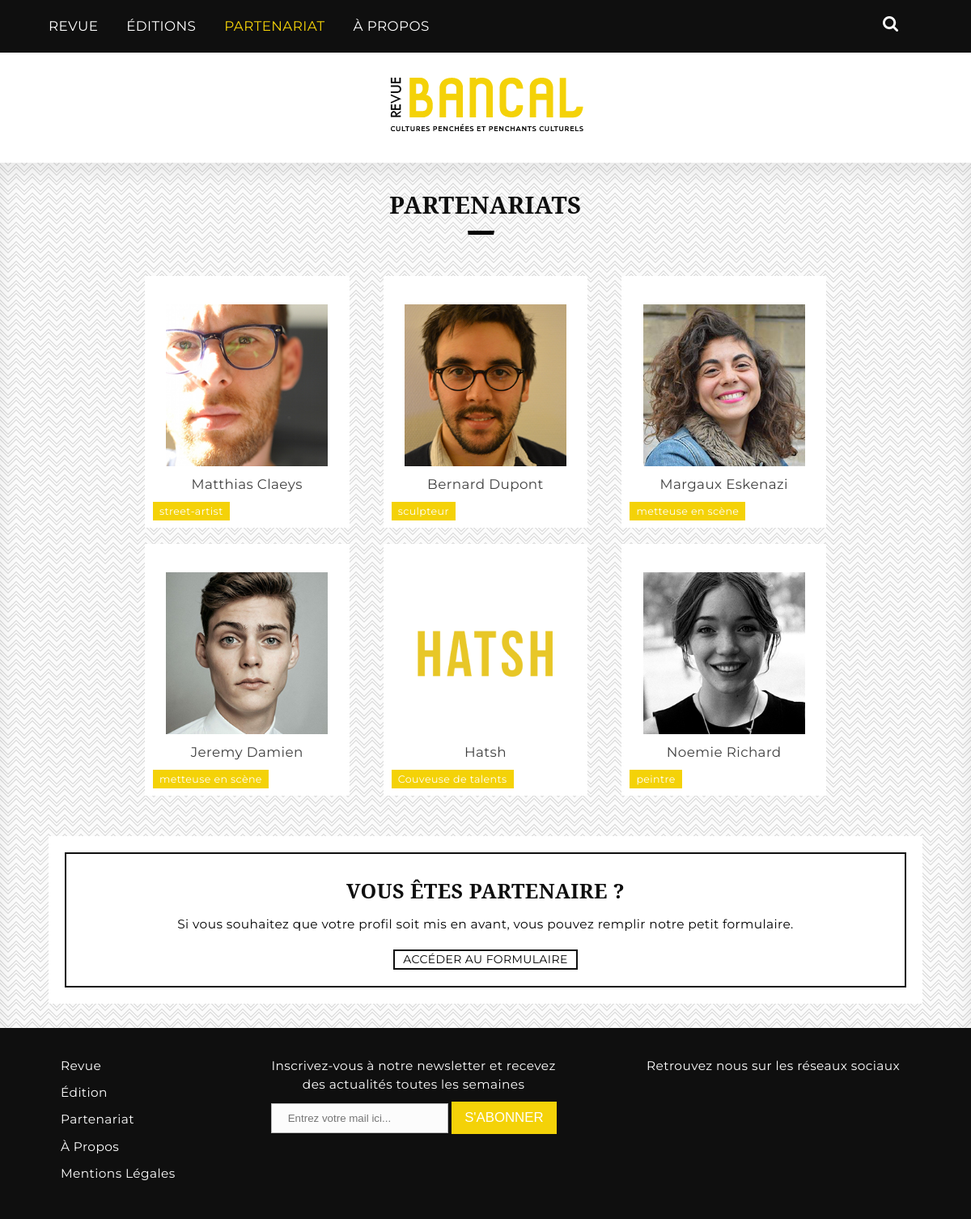
Screenshot of /listepartenaire.php?page=1 with the database file from the repository.
### tables this page shows
CREATE TABLE `partenaire` (
  `id` int(11) NOT NULL,
  `created` datetime NOT NULL,
  `updated` datetime NOT NULL,
  `name` varchar(155) NOT NULL,
  `accroche` text NOT NULL,
  `contenus_bio` text,
  `contenus_actu` text,
  `contenus_projet` text,
  `lien_facebook` varchar(255) DEFAULT NULL,
  `lien_twitter` varchar(255) DEFAULT NULL,
  `lien_instagram` varchar(255) DEFAULT NULL,
  `lien_youtube` varchar(255) DEFAULT NULL,
  `lien_soundcloud` varchar(255) DEFAULT NULL,
  `lien_email` varchar(255) DEFAULT NULL,
  `metier` varchar(50) DEFAULT NULL,
  `image_avant` varchar(255) NOT NULL,
  `etat` tinyint(1) NOT NULL,
  `slider` tinyint(1) NOT NULL,
  `image_slider` varchar(255) DEFAULT NULL,
  `editeur_partenaire` varchar(255) NOT NULL
);

### includes/debutPhp.php (called while the page is built, shortened)
<?php
$filepath = $_SERVER['PHP_SELF'];
$filepath = explode('/', $filepath);
$filename = array_pop($filepath);

### listepartenaire.php (the view, shortened to what this page needs)
<?php
include('config/settings.php');
include('includes/debutPhp.php');
$nbElementPage = 9;
$un = 1;
$debutElementPage = ($_GET['page'] - $un) * $nbElementPage;
$bancal = $db->prepare('SELECT * FROM partenaire ORDER BY created DESC LIMIT :p, :n');
$bancal->bindParam(':p', $debutElementPage, PDO::PARAM_INT);
$bancal->bindParam(':n', $nbElementPage, PDO::PARAM_INT);
$bancal->execute();
?><!DOCTYPE html>
<html lang="fr">
	<head>
		<?php include('includes/head.php'); ?>
	</head>
<body>
    <?php include('includes/header.php'); ?>
    <div class="fond-pattern liste-article">
        <div class="wrapper">
            <h1 class="titre-page">Partenariats</h1>
            <hr class="half-rule">
            <div class="row">
                    <section class="col-10 col-12-t marg-1 marg-mobile">
                        <div class="row marge-bas row-wrapp wrap">
                        <?php
                        while($data = $bancal->fetch(PDO::FETCH_ASSOC)){ ?>
                            <article class="bloc-article col-4">
                                <a href="partenaire.php?id=<?= $data['id'] ?>">
                                    <figure><img class="redimension" src="data/partenaire/en_avant/<?= $data['image_avant'] ?>" alt="<?= $data['name'] ?>" /></figure>
                                    <div class="contenu-article">
                                        <p class="nom-partenaire"><?= $data['name'] ?></p>
                                        <p><?php
                                            if(isset($data['metier'])){
                                                $mot = explode(";", $data['metier']);
                                                $nbmot = count($mot);
                                                for($i=0; $i<$nbmot; $i++){?>
                                                    <span class="mot-cle"><?php echo $mot[$i]; ?></span>
                                        <?php }
                                        }?>  </p>
                                    </div>
                                </a>
                            </article>
                            <?php } ?>
                        </div>
                    </section>
                </div>
            <section class="formulaire-partenaire">
                <div class="contour">
                    <h1 class="titre-page titre-danspage">Vous êtes partenaire ?</h1>
                    <p class="text-form-partenaire">Si vous souhaitez que votre profil soit mis en avant, vous pouvez remplir notre petit formulaire.</p>
                    <div class="centre">
                        <p class="bouton_part">
                            <a href="form_partenariat.php" class="a-part">accéder au formulaire</a>
                        </p>
                    </div>
                </div>
            </section>
        </div>
    </div>
    <?php include('includes/footer.php'); ?>
</body>
</html>

### includes/head.php (shortened to what this page needs)
<link href="css/reset.css" rel="stylesheet">
<link href="css/bancal.css" rel="stylesheet">
<link href="css/bancal.grid.css" rel="stylesheet">

### includes/header.php (shortened to what this page needs)
<header class="header-top-revu">
        <div class="wrapper">
            <ul>
                <li><a <?php
			     if($filename == 'listearticle.php' || $filename == 'article.php')
				    echo 'class="active"';
			     ?> href="listearticle.php">Revue</a>
                </li>
                <li><a <?php
			     if($filename == 'listeouvrage.php')
				    echo 'class="active"';
			     ?> href="listeouvrage.php">éditions</a></li>
                <li><a <?php
			     if($filename == 'listepartenaire.php' || $filename == 'partenaire.php')
				    echo 'class="active"';
			     ?> href="listepartenaire.php">Partenariat</a></li>
                <li><a <?php
			     if($filename == 'apropos.php')
				    echo 'class="active"';
			     ?> href="apropos.php">à propos</a></li>
            </ul>
            <form action="recherche.php" method="post">
                <ul class="openul2">
                    <li><a href="#" class="icone visible" id="recherche">Recherche</a></li>
                </ul>
            </form>
            <h1><a href="index.php"><img src="img/bancal.png" alt="logo" /></a></h1>
        </div>
    </header>

### includes/footer.php (shortened to what this page needs)
<div class="fond-footer">
        <div class="wrapper">
            <footer class="row wrap">
                <section class="liens-footer col-2 col-5-t col-12-m fm">
                    <ul>
                        <li><a <?php
			     if($filename == 'listearticle.php' || $filename == 'article.php')
				    echo 'class="active"';
			     ?> href="listearticle.php">Revue</a></li>
                        <li><a <?php
			     if($filename == 'listeouvrage.php')
				    echo 'class="active"';
			     ?> href="listeouvrage.php">édition</a></li>
                        <li><a <?php
			     if($filename == 'listepartenaire.php' || $filename == 'partenaire.php')
				    echo 'class="active"';
			     ?> href="listepartenaire.php">partenariat</a></li>
                        <li><a <?php
			     if($filename == 'apropos.php')
				    echo 'class="active"';
			     ?> href="apropos.php">à propos</a></li>
                        <li><a <?php
			     if($filename == 'mentions.php')
				    echo 'class="active"';
			     ?> href="mentions.php">Mentions légales</a></li>
                    </ul>
                </section>
                <section class="footer-newsletter col-6 col-12-t col-12-m fm fnews ft">
                    <form action="core/addNewsletter.php" method="post">
                        <p>Inscrivez-vous à notre newsletter et recevez<br> des actualités toutes les semaines</p>
                        <p><input type="text" placeholder="Entrez votre mail ici..." name="email" id="email">
                        <button class="button-footer">s'abonner</button></p>
                    </form>
                </section>
                <section class="reseaux-sociaux-footer col-4 col-7-t col-12-m fm">
                    <p>Retrouvez nous sur les réseaux sociaux</p>
                </section>
            </footer>
        </div>
    </div>

### css/bancal.css (style rules this page uses)
html, body { height: 100%; font-family: 'Montserrat', sans-serif; line-height: 1.5; letter-spacing: 0.4px; font-size: 14px; }
a { text-decoration: none; }
header { background-color: #0f0f0f; padding: 20px 0; margin-bottom: 136px; }
header .wrapper { position: relative; display: flex; justify-content: space-between; }
header h1 { text-align: center; position: absolute; bottom: -146px; left: 0; width: 100%; }
header ul { font-family: 'Montserrat', sans-serif; font-size: 1.2rem; }
header li { display: inline-block; margin-right: 30px; }
header li a { color: #fff; text-decoration: none; text-transform: uppercase; }
header li .active { color: #F4D208; }
#recherche { background-image: url(../img/rechercher.png); }
.visible { display: inline-block; }
header .icone { display: block; height: 19px; width: 19px; padding-left: 19px; overflow: hidden; color: #0f0f0f; }
header h1 { text-align: center; padding-bottom: 20px; }
ul li { display: inline-block; vertical-align: top; }
.fond-pattern { background-color: #fbfbfb; padding-bottom: 30px; box-shadow: inset 0px 12px 25px rgba(13,13,13,.07); }
.liste-article { padding-top: 30px; }
.titre-page { font-family: 'Noto Serif', serif; text-align: center; color: #0f0f0f; margin-bottom: 10px; font-weight: bold; text-transform: uppercase; text-decoration: none; font-size: 2.1rem; }
.half-rule { margin-left: 48%; text-align: center; border-top: 5.6px solid #000000; width: 3%; margin-bottom: 20px; }
.bloc-article { background-color: #fff; height: 311px; -webkit-transition: box-shadow 2s; transition: box-shadow 0.3s; }
.marge-bas { padding-bottom: 0; }
.mot-cle { color: #fff; background-color: #F4D208; padding: 4px 8px; margin-right: 10px; font-size: 0.9rem; }
.contenu-article { padding: 10px; }
.bouton_part { border: 2px solid #0f0f0f; text-align: center; text-transform: uppercase; cursor: pointer; display: inline-block; }
.bouton_part a { color: #000; }
.a-part { padding: 5px 10px; }
input { margin-bottom: 10px; padding: 4px; border-color: solid #c2c2c2; }
.centre { text-align: center; }
footer { display: flex; justify-content: space-between; }
.fond-footer { background-color: #0f0f0f; padding: 20px 0; }
footer ul li { display: block; margin-bottom: 10px; }
footer ul li a { text-decoration: none; color: #fff; text-transform: capitalize; font-size: 1.1rem; }
footer p { font-size: 1.1rem; color: #fff; text-align: center; }
.footer-newsletter p { margin-bottom: 10px; }
.reseaux-sociaux-footer { text-align: center }
.reseaux-sociaux-footer p { margin-bottom: 20px; }
.button-footer { background-color: #F4D208; border: 2px solid #F4D208; padding: 8px 14px; box-shadow: none; font-size: 1.2rem; cursor: pointer; color: #fff; text-transform: uppercase; }
.nom-partenaire { text-align: center; margin-bottom: 10px; color: #404040; font-size: 1.2rem; }
.titre-danspage { margin-top: 7px; font-size: 1.8rem; }
.formulaire-partenaire { background-color: #fff; padding: 20px; }
.contour { border: 2px solid #0f0f0f; padding: 20px; }
.text-form-partenaire { font-size: 1.1rem; margin-bottom: 20px; }
.formulaire-partenaire p { text-align: center; }
input[type=text] { height: auto; opacity: 1; margin: 0; padding: 10px 20px; overflow: visible; border: 1px solid #b7b7b7; background: rgba(252,252,252,1); -webkit-box-shadow: 0 0 0 0 rgba(0,0,0,0.2) inset; box-shadow: 0 0 0 0 rgba(0,0,0,0.2) inset; }
form input[type=text] { width: 100%; }
.redimension { margin: 35px auto 0 auto; height: 200px; width: auto; }
footer input[type=text] { width: auto; }

### css/bancal.grid.css (style rules this page uses)
* { box-sizing: border-box; }
html { background: #fff; }
.wrapper { width: 90%; max-width: 1140px; margin: 0 auto; }
.row { display: flex; flex-direction: row; align-items: flex-start; padding: 15px; }
.wrap { flex-wrap: wrap; justify-content: space-between; }
.row-wrapp article { width: 30%; margin-right: 0; margin-bottom: 20px; }
.row > :last-child { margin-right: 0; }
.col-10 { width: 83.06%; }
.col-6 { width: 49.2%; }
.col-4 { width: 32.26%; }
.col-2 { width: 15.33%; }
.row > *.marg-1 { margin-left: 8.466%; }
@media screen and (max-width: 1280px) { .openul2 li { display: inline-block; } }

### rows the page displays
partenaire: image_avant (picture), name "Matthias Claeys", metier "street-artist"
partenaire: image_avant (picture), name "Bernard Dupont", metier "sculpteur"
partenaire: image_avant (picture), name "Margaux Eskenazi", metier "metteuse en scène"
partenaire: image_avant (picture), name "Jeremy Damien", metier "metteuse en scène"
partenaire: image_avant (picture), name "Hatsh", metier "Couveuse de talents"
partenaire: image_avant (picture), name "Noemie Richard", metier "peintre"
